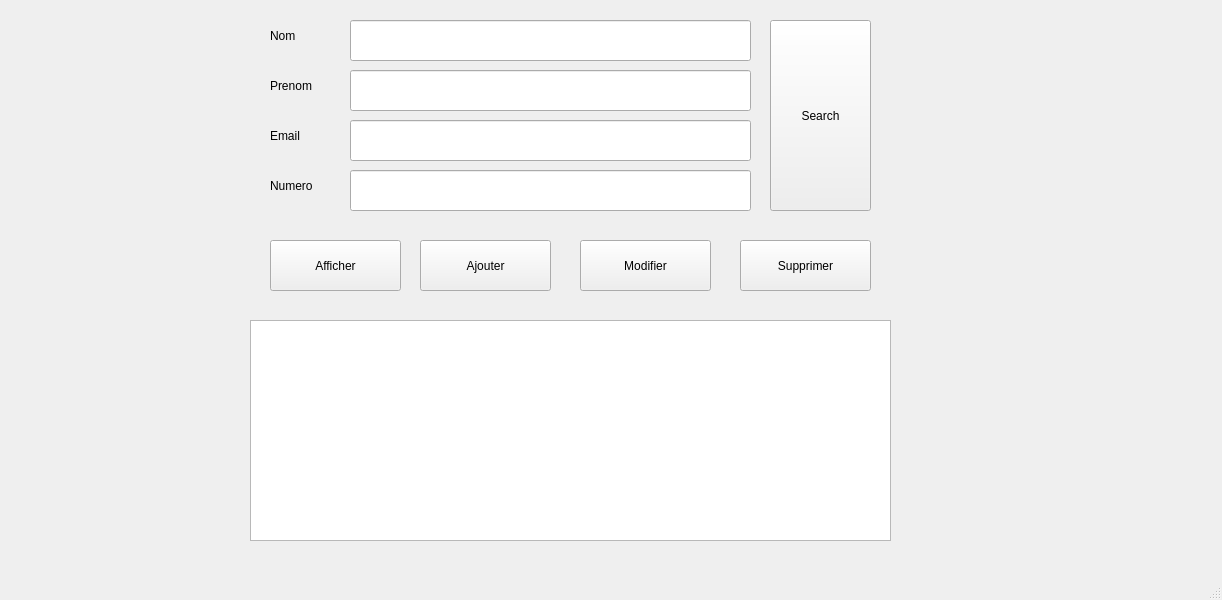
<?xml version="1.0" encoding="UTF-8"?>
<ui version="4.0">
 <class>MainWindow</class>
 <widget class="QMainWindow" name="MainWindow">
  <property name="geometry">
   <rect>
    <x>0</x>
    <y>0</y>
    <width>1222</width>
    <height>600</height>
   </rect>
  </property>
  <property name="windowTitle">
   <string>MainWindow</string>
  </property>
  <widget class="QWidget" name="centralwidget">
   <widget class="QLineEdit" name="lineEditNom">
    <property name="geometry">
     <rect>
      <x>350</x>
      <y>20</y>
      <width>401</width>
      <height>41</height>
     </rect>
    </property>
   </widget>
   <widget class="QLineEdit" name="lineEditPrenom">
    <property name="geometry">
     <rect>
      <x>350</x>
      <y>70</y>
      <width>401</width>
      <height>41</height>
     </rect>
    </property>
   </widget>
   <widget class="QLineEdit" name="lineEditEmail">
    <property name="geometry">
     <rect>
      <x>350</x>
      <y>120</y>
      <width>401</width>
      <height>41</height>
     </rect>
    </property>
   </widget>
   <widget class="QPushButton" name="readButton">
    <property name="geometry">
     <rect>
      <x>270</x>
      <y>240</y>
      <width>131</width>
      <height>51</height>
     </rect>
    </property>
    <property name="text">
     <string>Afficher</string>
    </property>
   </widget>
   <widget class="QPushButton" name="createButton">
    <property name="geometry">
     <rect>
      <x>420</x>
      <y>240</y>
      <width>131</width>
      <height>51</height>
     </rect>
    </property>
    <property name="text">
     <string>Ajouter</string>
    </property>
   </widget>
   <widget class="QPushButton" name="updateButton">
    <property name="geometry">
     <rect>
      <x>580</x>
      <y>240</y>
      <width>131</width>
      <height>51</height>
     </rect>
    </property>
    <property name="text">
     <string>Modifier</string>
    </property>
   </widget>
   <widget class="QPushButton" name="deleteButton">
    <property name="geometry">
     <rect>
      <x>740</x>
      <y>240</y>
      <width>131</width>
      <height>51</height>
     </rect>
    </property>
    <property name="text">
     <string>Supprimer</string>
    </property>
   </widget>
   <widget class="QLineEdit" name="lineEditNumero">
    <property name="geometry">
     <rect>
      <x>350</x>
      <y>170</y>
      <width>401</width>
      <height>41</height>
     </rect>
    </property>
   </widget>
   <widget class="QLabel" name="label">
    <property name="geometry">
     <rect>
      <x>270</x>
      <y>20</y>
      <width>81</width>
      <height>31</height>
     </rect>
    </property>
    <property name="text">
     <string>Nom</string>
    </property>
   </widget>
   <widget class="QLabel" name="label_2">
    <property name="geometry">
     <rect>
      <x>270</x>
      <y>70</y>
      <width>81</width>
      <height>31</height>
     </rect>
    </property>
    <property name="text">
     <string>Prenom</string>
    </property>
   </widget>
   <widget class="QLabel" name="label_3">
    <property name="geometry">
     <rect>
      <x>270</x>
      <y>120</y>
      <width>81</width>
      <height>31</height>
     </rect>
    </property>
    <property name="text">
     <string>Email</string>
    </property>
   </widget>
   <widget class="QLabel" name="label_4">
    <property name="geometry">
     <rect>
      <x>270</x>
      <y>170</y>
      <width>81</width>
      <height>31</height>
     </rect>
    </property>
    <property name="text">
     <string>Numero</string>
    </property>
   </widget>
   <widget class="QTableView" name="tableView">
    <property name="geometry">
     <rect>
      <x>250</x>
      <y>320</y>
      <width>641</width>
      <height>221</height>
     </rect>
    </property>
   </widget>
   <widget class="QPushButton" name="searchButton">
    <property name="geometry">
     <rect>
      <x>770</x>
      <y>20</y>
      <width>101</width>
      <height>191</height>
     </rect>
    </property>
    <property name="text">
     <string>Search</string>
    </property>
   </widget>
  </widget>
  <widget class="QMenuBar" name="menubar">
   <property name="geometry">
    <rect>
     <x>0</x>
     <y>0</y>
     <width>1222</width>
     <height>25</height>
    </rect>
   </property>
  </widget>
  <widget class="QStatusBar" name="statusbar"/>
 </widget>
 <resources/>
 <connections/>
</ui>
